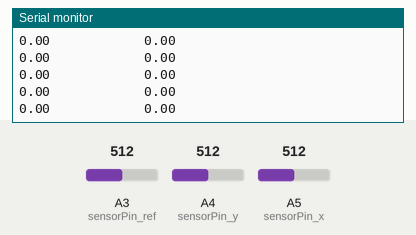
This sketch was run on a simulated Arduino Uno, built with avr-gcc and run on an emulated ATmega328P. On the bench: the last lines printed to the serial monitor. The inputs (shaded band) are chosen by the test bench; at power-on: A4 (sensorPin_y) = 512, A5 (sensorPin_x) = 512, A3 (sensorPin_ref) = 512.

Above: at 1.2 s.
1.3 s: A4 (sensorPin_y) set to 532
At 1.8 s:
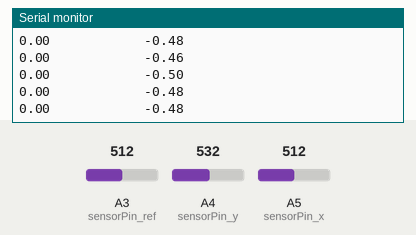
4.3 s: A5 (sensorPin_x) set to 537
At 5.3 s:
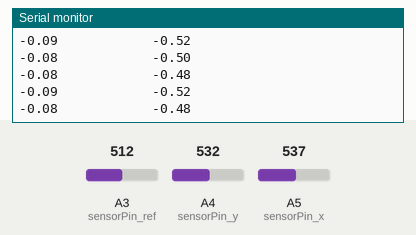
13.3 s: A3 (sensorPin_ref) set to 917
At 14.0 s:
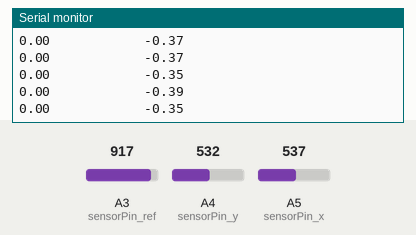
14.8 s: A3 (sensorPin_ref) set to 931
At 15.6 s:
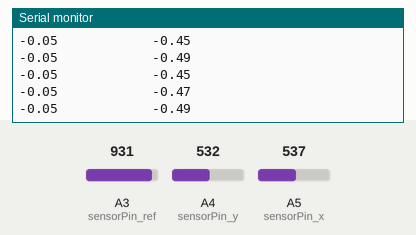
Timing chart, 0 to 17.3 s (numbered marks = the images above; inputs shaded):
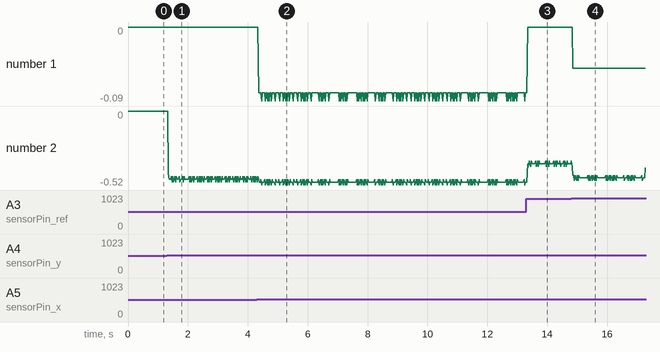

Measured:
- after the input at 1.3 s, the serial monitor: prints a new line after 0.05 s (image 1)
- after the input at 4.3 s, the serial monitor: prints a new line after 0.06 s (image 2)
- after the input at 13.3 s, the serial monitor: prints a new line after 0.05 s (image 3)
- after the input at 14.8 s, the serial monitor: prints a new line after 0.06 s (image 4)
- plotted number 1: 0 → -0.08 after the input at 4.3 s, 0 → -0.05 after the input at 14.8 s
- plotted number 2: 0 → -0.48 after the input at 1.3 s, -0.5 → -0.37 after the input at 13.3 s, -0.37 → -0.4 after the input at 14.8 s

The sketch:

gyro.ino
```cpp
int sensorPin_x = 5;
int sensorValue_x = 0;
int sensorPin_y = 4;
int sensorValue_y = 0;
int sensorPin_ref = 3;
int sensorValue_ref = 0;
int delayValue;
float x_av, y_av, x_deg, y_deg;
unsigned long previousMillis, currMillis;
void setup() {
Serial.begin(9600);
}

void loop() {
  currMillis = millis();
  sensorValue_x = analogRead(sensorPin_x);
  sensorValue_y = analogRead(sensorPin_y);
  sensorValue_ref = analogRead(sensorPin_ref);
  delayValue = currMillis - previousMillis;
  x_av = (((sensorValue_x - sensorValue_ref) * 5000)/1024) * .67;  //4 x out   deg/s
  y_av = (((sensorValue_y - sensorValue_ref) * 5000)/1024) * .67;  //4 x out
  x_deg = (x_av * delayValue)/1000;
  y_deg = (y_av * delayValue)/1000;
  Serial.print(x_deg); Serial.print("            ");Serial.println(y_deg);
//  Serial.print(sensorValue_x);
//  Serial.print("   ");
//  Serial.print(sensorValue_y);
//  Serial.print("   ");
//  Serial.println(sensorValue_ref);
//  Serial.print(currMillis); Serial.print(" ");Serial.println(previousMillis);
  previousMillis = currMillis;
  delay(20);
}
```
